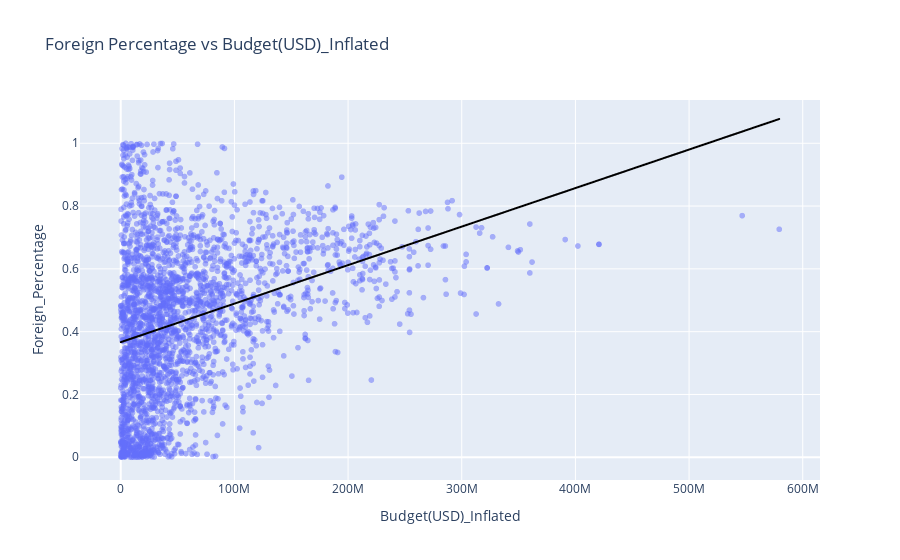

Source (notebook cell):
### Markdown cell above
We first did the analysis on the scatter plots to see if it was possible see a dependance between the different features and the foreign percentage.

### Code cell
fig = px.scatter(
    df,
    x='Budget(USD)_Inflated', 
    y='Foreign_Percentage', 
    title='Foreign Percentage vs Budget(USD)_Inflated',
    labels={'value': 'Percentage', 'variable': 'Type'}, 
    trendline="ols"
)

fig.update_traces(marker=dict(opacity=0.5))
fig.data[1].update(line=dict(color='black'))
fig.show()

### Figure 1 — Plotly figure (JSON) as saved in the notebook; plotly's stock layout.template omitted (floating-point values rounded to 4 significant figures; data arrays with more than 128 entries replaced by an {"elided": "..."} marker saying what was removed)
{"data": [{"hovertemplate": "Budget(USD)_Inflated=%{x}<br>Foreign_Percentage=%{y}<extra></extra>", "legendgroup": "", "marker": {"color": "#636efa", "opacity": 0.5, "symbol": "circle"}, "mode": "markers", "name": "", "showlegend": false, "type": "scattergl", "x": {"elided": "2689 float values"}, "xaxis": "x", "y": {"elided": "2689 float values"}, "yaxis": "y"}, {"hovertemplate": "<b>OLS trendline</b><br>Foreign_Percentage = 1.22672e-09 * Budget(USD)_Inflated + 0.366603<br>R<sup>2</sup>=0.111597<br><br>Budget(USD)_Inflated=%{x}<br>Foreign_Percentage=%{y} <b>(trend)</b><extra></extra>", "legendgroup": "", "line": {"color": "black"}, "marker": {"color": "#636efa", "opacity": 0.5, "symbol": "circle"}, "mode": "lines", "name": "", "showlegend": false, "type": "scattergl", "x": {"elided": "2689 float values"}, "xaxis": "x", "y": {"elided": "2689 float values"}, "yaxis": "y"}], "layout": {"legend": {"tracegroupgap": 0}, "title": {"text": "Foreign Percentage vs Budget(USD)_Inflated"}, "xaxis": {"anchor": "y", "domain": [0, 1], "title": {"text": "Budget(USD)_Inflated"}}, "yaxis": {"anchor": "x", "domain": [0, 1], "title": {"text": "Foreign_Percentage"}}}}
